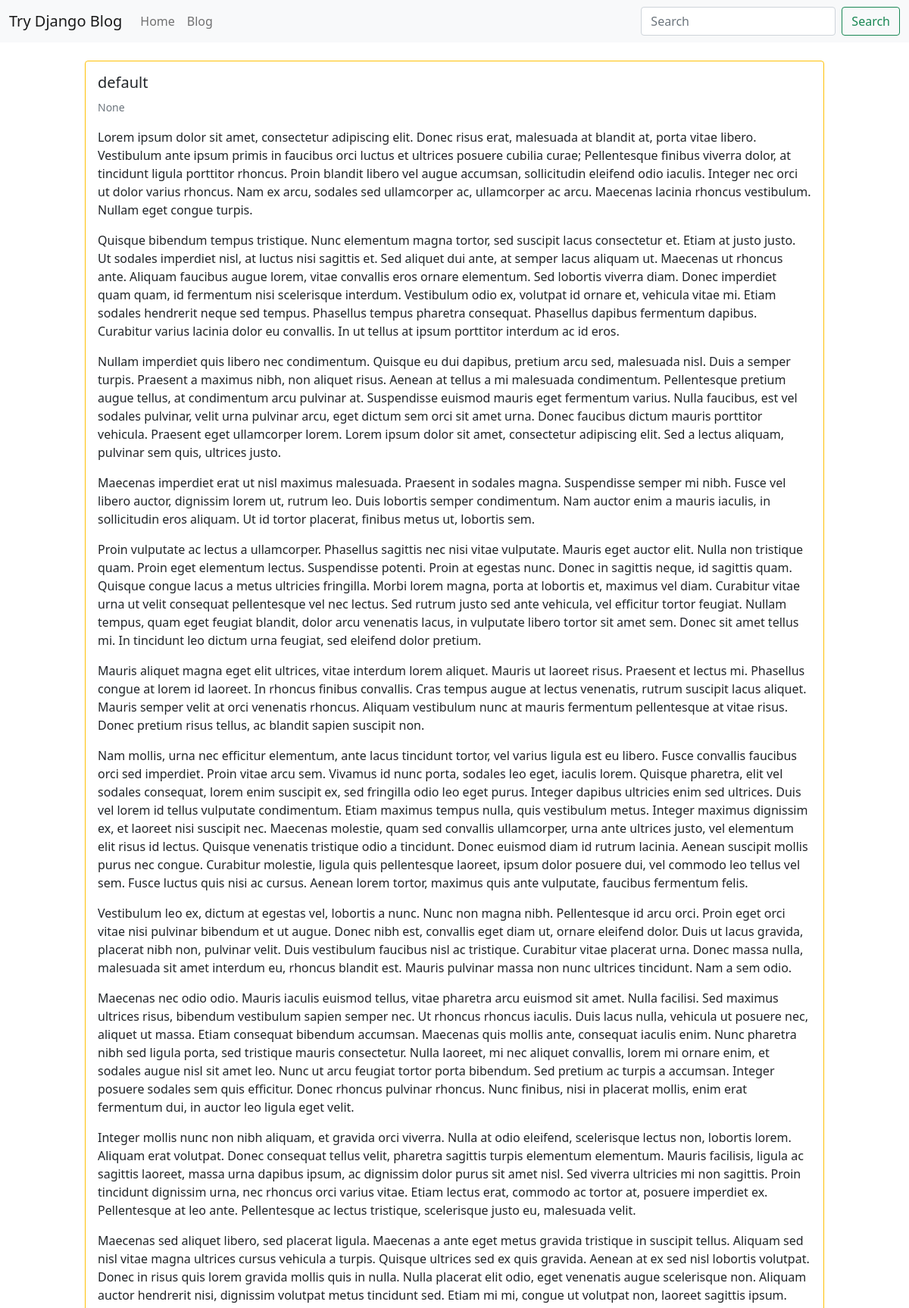
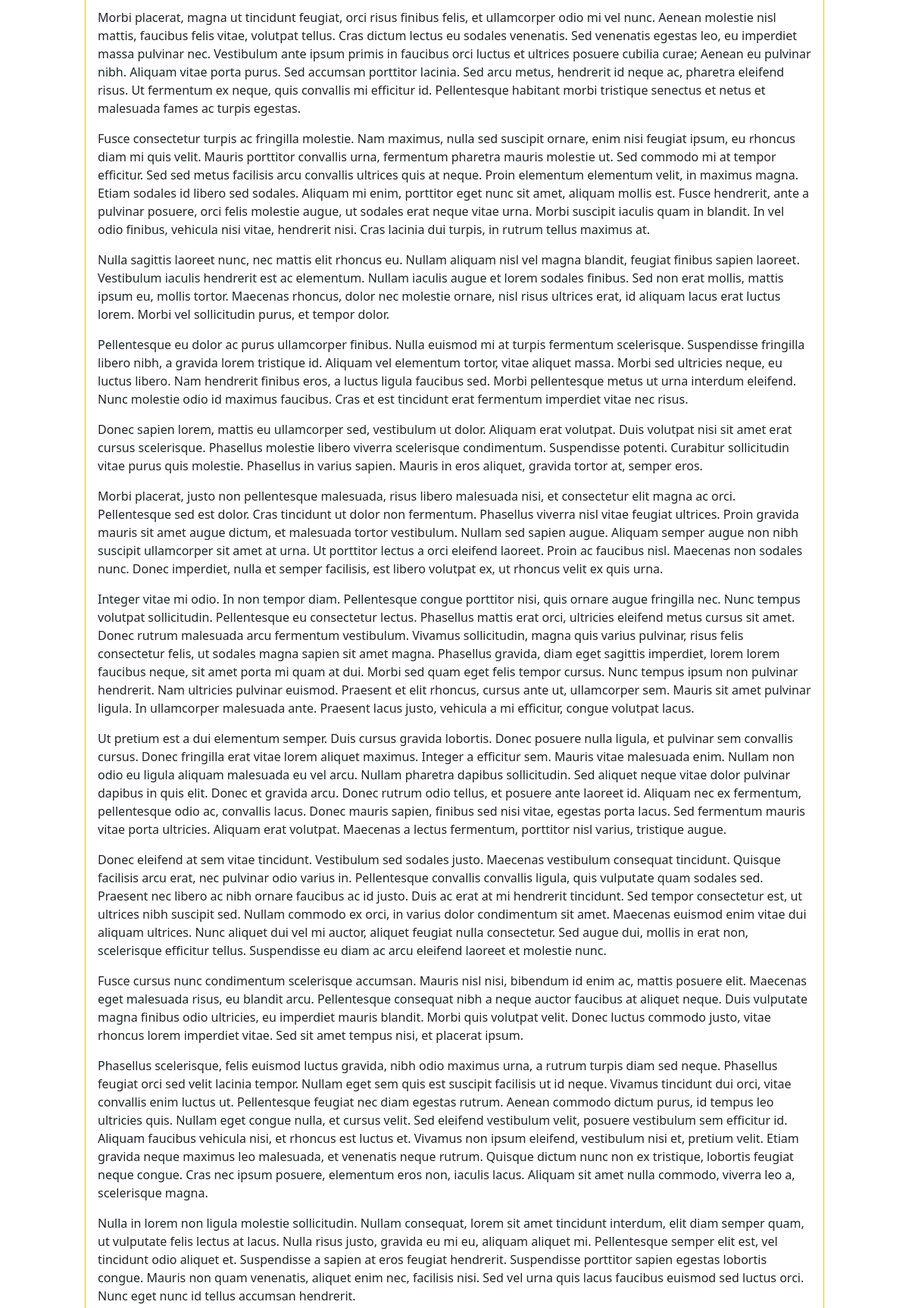
/blog/hello-world1/ (upper part), run on the app's committed database (2 pictures, top to bottom).
### blog/models.py (models this page shows, shortened)
class BlogPost(models.Model):
    user = models.ForeignKey(User, default=1, null=True,on_delete=models.SET_NULL)
    image = models.ImageField(upload_to='image/', blank=True, null=True)
    title = models.CharField(max_length=120)
    slug = models.SlugField(unique=True)
    content = models.TextField(null=True, blank=True)
    publish_date = models.DateTimeField(auto_now=False, auto_now_add=False, null=True, blank=True)
    timestamp = models.DateTimeField(auto_now_add=True)
    updated = models.DateTimeField(auto_now=True)
    objects = BlogPostManager()
    class Meta:
        ordering = ['-publish_date', '-updated', '-timestamp']

### blog/views.py (the view)
# urls.py: path('<str:slug>/', blog_post_detail_view),
def blog_post_detail_view(request, slug):
    obj = get_object_or_404(BlogPost, slug=slug)
    template_name = 'blog/detail.html'
    context = {"object": obj}
    return render(request, template_name, context)

### blog/models.py (called while the page is built)
    def get_queryset(self):
        return BlogPostQuerySet(self.model, using=self._db)

### blog/templates/blog/detail.html (shortened to what this page needs)
{% extends 'base.html' %}
{% block content %}
<div class='row mt-4'>
    {% include 'blog/list-inline.html' with blog_post=object detail=True %}
</div>
{% endblock %}

### templates/base.html (shortened to what this page needs)
<!doctype html>
<html lang="en">
<head>
    <link href="https://cdn.jsdelivr.net/npm/bootstrap@5.0.2/dist/css/bootstrap.min.css" rel="stylesheet">
</head>
<body>
    {% include 'navbar.html' %}
    <div class='container-fluid'>
        {% block content %} {% endblock %}
    </div>
</body>
</html>

### templates/navbar.html (shortened to what this page needs)
<nav class="navbar navbar-expand-lg navbar-light bg-light">
    <div class="container-fluid">
      <a class="navbar-brand" href="/">Try Django Blog</a>
      <div class="collapse navbar-collapse" id="navbarSupportedContent">
        <ul class="navbar-nav me-auto mb-2 mb-lg-0">
          <li class="nav-item">
            <a class="nav-link" aria-current="page" href="/">Home</a>
          </li>
          <li class="nav-item">
            <a class="nav-link" href="/blog">Blog</a>
          </li>
        </ul>
        <form class="d-flex"  action='/search/'>
          <input class="form-control me-2" type="search" placeholder="Search" name='q' aria-label="Search">
          <button class="btn btn-outline-success" type="submit">Search</button>
        </form>
      </div>
    </div>
  </nav>

### blog/templates/blog/list-inline.html (shortened to what this page needs)
<div class="col-12 col-md-10 mb-4 mx-auto">
    <div class="card  {% if not blog_post.publish_date %} border border-warning text-dark {% endif %}">
        <div class="card-body">
            <h5 class="card-title">
                {{ blog_post.title }}
            </h5>
            <p class="card-text">
                <small class='text-muted'> {{ blog_post.publish_date }} </small>
                {% if truncate %} {{ blog_post.content|linebreaks|truncatewords:30}} {% else %} {{ blog_post.content|linebreaks}} {% endif %}
            </p>
        </div>
    </div>
</div>

### data on the page
BlogPost: title "default", publish_date "None", content "Lorem ipsum dolor sit amet, consectetur adipiscing elit. Donec risus erat, malesuada at blandit at, porta vitae libero. Vestibulum ante ipsum primis in faucibus orci luctus et ultrices posuere cubilia curae; Pellentesque finibus viverra dolor, at tincidunt ligula porttitor rhoncus. Proin blandit libero vel augue accumsan, sollicitudin eleifend odio iaculis. Integer nec orci ut dolor varius rhoncus. Nam ex arcu, sodales sed ullamcorper ac, ullamcorper ac arcu. Maecenas lacinia rhoncus vestibulum. Nullam eget congue turpis. Quisque bibendum tempus tristique. Nunc elementum magna tortor, sed suscipit lacus consectetur et. Etiam at justo justo. Ut sodales imperdiet nisl, at luctus nisi sagittis…"
